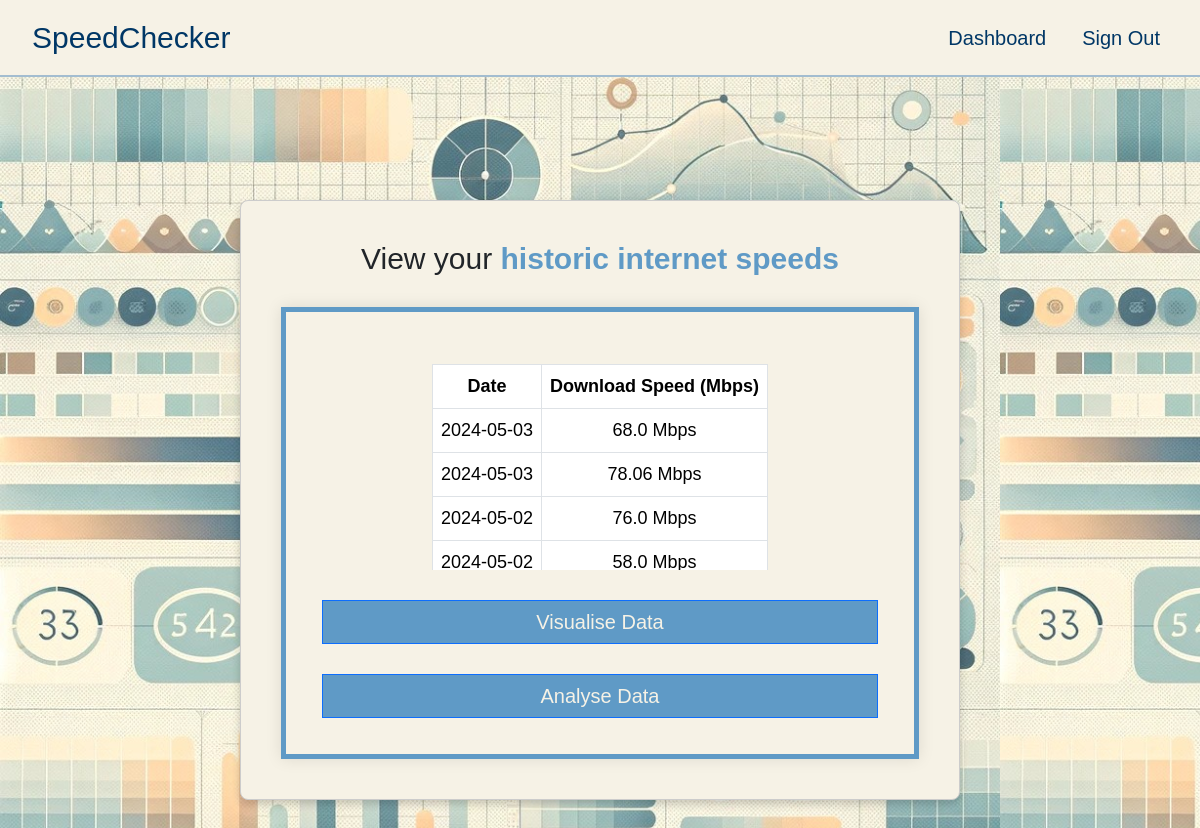
The app's page /data (signed in) with its own data.
### server.py (models this page shows)
class Speed(db.Model):
    __tablename__ = "speeds"
    id: Mapped[int] = mapped_column(Integer, primary_key=True)
    user_id: Mapped[int] = mapped_column(Integer, db.ForeignKey("users.id"))
    user = relationship("User", back_populates="speeds", lazy='subquery')
    speed: Mapped[float] = mapped_column(Float,nullable=False)
    date: Mapped[datetime] = mapped_column(DateTime, nullable=False)

### server.py (the view)
@app.route("/data", methods=["GET", "POST"])
@login_required
def data():
    speeds = Speed.query.filter_by(user_id=current_user.id).order_by(Speed.date.desc()).all()
    if len(speeds) < 1:
        message = "You have no data yet - please run a speed test."
    else:
        message = ""
    return render_template("data.html",speeds=speeds, message=message)

### server.py (called while the page is built)
def create_app():
    app = Flask(__name__)
    app.config['SECRET_KEY'] = os.getenv("SECRET_KEY")
    app.config['SQLALCHEMY_DATABASE_URI'] = os.getenv("SQLALCHEMY_DATABASE_URI")
    app.config['SQLALCHEMY_TRACK_MODIFICATIONS'] = False
    db.init_app(app)
    migrate.init_app(app, db)
    login_manager.init_app(app)
    bootstrap.init_app(app)
    @login_manager.user_loader
    def load_user(user_id):
        return User.query.get(int(user_id))
    return app

### templates/data.html (shortened to what this page needs)
<!DOCTYPE html>
<html lang="en">
<head>
    {{ bootstrap.load_css() }}
    {% include "navbar.html" %}
    <link href="static/css/data.css" rel="stylesheet" />
</head>
<body>
    <div class="data-container">
        <div class="main-box">
            <h1>View your <span class="highlight">historic internet speeds</span></h1>
            <div class="container" id="container1">
                <div class="table-responsive">
                    <table class="table table-bordered table-hover">
                        <thead>
                            <tr>
                                <th>Date</th>
                                <th>Download Speed (Mbps)</th>
                            </tr>
                        </thead>
                        <tbody>
                            {% for speed in speeds %}
                                <tr>
                                    <td>{{ speed.date.strftime('%Y-%m-%d') }}</td>
                                    <td>{{ speed.speed }} Mbps</td>
                                </tr>
                            {% endfor %}
                        </tbody>
                    </table>
                </div>
                <a href="{{ url_for('visualise') }}" class="btn btn-primary btn-block">Visualise Data</a>
                <a href="{{ url_for('analyse') }}" class="btn btn-primary btn-block">Analyse Data</a>
            </div>
        </div>
    </div>
    {% include "base-scripts.html" %}
</body>
</html>

### static/css/data.css (style rules this page uses)
body { margin: 0; padding: 0; font-family: "Raleway", sans-serif; display: flex; flex-direction: column; min-height: 100vh; background-image: url('../images/background.jpg'); background-repeat: repeat; background-size: contain; background-position: 0% 100%; }
.highlight { color: #5f9ac6; font-weight: bold; }
.data-container { width: 100%; max-width: 2000px; margin: auto; display: flex; flex-direction: column; align-items: center; justify-content: center; height: 1000px; }
.main-box { background-color: #f6f2e6; padding: 40px; border: 1px solid #ccc; margin: 0 20px; box-shadow: 0 4px 8px rgba(0, 0, 0, 0.2); border-radius: 8px; min-width: 500px; width: 60%; height: 60%; display: flex; flex-direction: column; justify-content: flex-start; align-items: stretch; }
.container { background-color: #f6f2e6; min-width: 80%; max-width: 100%; max-height: 100%; display: flex; flex-direction: column; justify-content: center; align-items: center; border: 5px solid #5f9ac6; box-shadow: 0 0 15px rgba(0, 0, 0, 0.1); padding: 36px; text-align: center; font-size: 18px; overflow: auto; flex-shrink: 1; }
.btn.btn-primary { font-size: 20px; width: 100%; margin-top: 30px; background-color: #5f9ac6; color: #f6f2e6; border-radius: 0; transition: background-color 0.3s, color 0.3s; }
.data-container .main-box h1 { margin-top: 0; padding-top: 0; margin-bottom: 30px; text-align: center; font-size:30px; }

### records on screen
Speed: date "2024-05-03", speed "68.0"
Speed: date "2024-05-03", speed "78.06"
Speed: date "2024-05-02", speed "76.0"
Speed: date "2024-05-02", speed "58.0"
